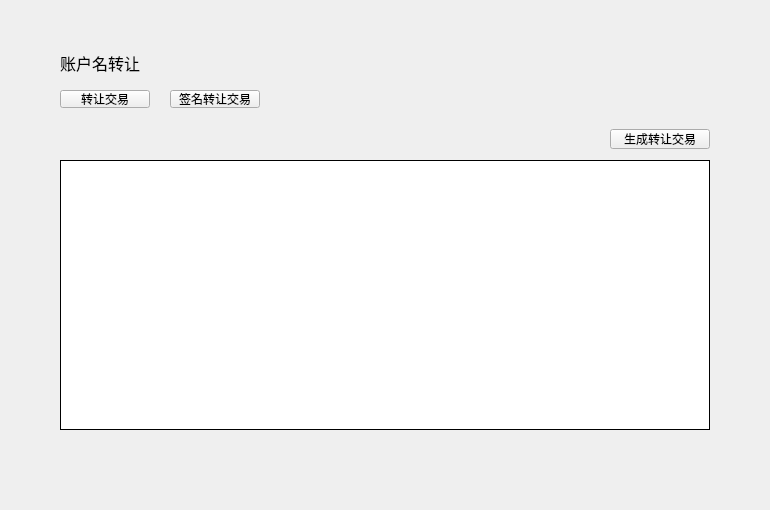
<?xml version="1.0" encoding="UTF-8"?>
<ui version="4.0">
 <class>NameTransferPage</class>
 <widget class="QWidget" name="NameTransferPage">
  <property name="geometry">
   <rect>
    <x>0</x>
    <y>0</y>
    <width>770</width>
    <height>510</height>
   </rect>
  </property>
  <property name="windowTitle">
   <string>Form</string>
  </property>
  <widget class="QLabel" name="title_label">
   <property name="geometry">
    <rect>
     <x>60</x>
     <y>50</y>
     <width>200</width>
     <height>26</height>
    </rect>
   </property>
   <property name="font">
    <font>
     <family>微软雅黑</family>
     <pointsize>12</pointsize>
     <weight>50</weight>
     <italic>false</italic>
     <bold>false</bold>
    </font>
   </property>
   <property name="styleSheet">
    <string notr="true"/>
   </property>
   <property name="text">
    <string>账户名转让</string>
   </property>
  </widget>
  <widget class="QPushButton" name="typeSignBtn">
   <property name="geometry">
    <rect>
     <x>170</x>
     <y>90</y>
     <width>90</width>
     <height>18</height>
    </rect>
   </property>
   <property name="cursor">
    <cursorShape>PointingHandCursor</cursorShape>
   </property>
   <property name="styleSheet">
    <string notr="true"/>
   </property>
   <property name="text">
    <string>签名转让交易</string>
   </property>
  </widget>
  <widget class="QPushButton" name="typeTrxBtn">
   <property name="geometry">
    <rect>
     <x>60</x>
     <y>90</y>
     <width>90</width>
     <height>18</height>
    </rect>
   </property>
   <property name="cursor">
    <cursorShape>PointingHandCursor</cursorShape>
   </property>
   <property name="styleSheet">
    <string notr="true"/>
   </property>
   <property name="text">
    <string>转让交易</string>
   </property>
  </widget>
  <widget class="QStackedWidget" name="stackedWidget">
   <property name="geometry">
    <rect>
     <x>0</x>
     <y>120</y>
     <width>770</width>
     <height>390</height>
    </rect>
   </property>
   <property name="currentIndex">
    <number>0</number>
   </property>
   <widget class="QWidget" name="page1">
    <widget class="QToolButton" name="createTrxBtn">
     <property name="geometry">
      <rect>
       <x>610</x>
       <y>9</y>
       <width>100</width>
       <height>20</height>
      </rect>
     </property>
     <property name="font">
      <font>
       <family>微软雅黑</family>
       <weight>50</weight>
       <italic>false</italic>
       <bold>false</bold>
      </font>
     </property>
     <property name="cursor">
      <cursorShape>PointingHandCursor</cursorShape>
     </property>
     <property name="focusPolicy">
      <enum>Qt::NoFocus</enum>
     </property>
     <property name="styleSheet">
      <string notr="true"/>
     </property>
     <property name="text">
      <string>生成转让交易</string>
     </property>
     <property name="BtnStyle" stdset="0">
      <string>btn1</string>
     </property>
    </widget>
    <widget class="QTableWidget" name="trxTableWidget">
     <property name="geometry">
      <rect>
       <x>60</x>
       <y>40</y>
       <width>650</width>
       <height>270</height>
      </rect>
     </property>
     <property name="cursor" stdset="0">
      <cursorShape>PointingHandCursor</cursorShape>
     </property>
     <property name="layoutDirection">
      <enum>Qt::LeftToRight</enum>
     </property>
     <property name="styleSheet">
      <string notr="true"/>
     </property>
     <property name="frameShape">
      <enum>QFrame::Box</enum>
     </property>
     <property name="frameShadow">
      <enum>QFrame::Plain</enum>
     </property>
     <property name="verticalScrollBarPolicy">
      <enum>Qt::ScrollBarAsNeeded</enum>
     </property>
     <property name="horizontalScrollBarPolicy">
      <enum>Qt::ScrollBarAlwaysOff</enum>
     </property>
     <property name="autoScroll">
      <bool>true</bool>
     </property>
     <property name="editTriggers">
      <set>QAbstractItemView::NoEditTriggers</set>
     </property>
     <property name="selectionMode">
      <enum>QAbstractItemView::NoSelection</enum>
     </property>
     <property name="iconSize">
      <size>
       <width>19</width>
       <height>12</height>
      </size>
     </property>
     <property name="showGrid">
      <bool>true</bool>
     </property>
     <property name="gridStyle">
      <enum>Qt::SolidLine</enum>
     </property>
     <property name="TableStyle" stdset="0">
      <string>table1</string>
     </property>
     <attribute name="horizontalHeaderVisible">
      <bool>false</bool>
     </attribute>
     <attribute name="horizontalHeaderCascadingSectionResizes">
      <bool>false</bool>
     </attribute>
     <attribute name="horizontalHeaderHighlightSections">
      <bool>false</bool>
     </attribute>
     <attribute name="verticalHeaderVisible">
      <bool>false</bool>
     </attribute>
     <attribute name="verticalHeaderHighlightSections">
      <bool>false</bool>
     </attribute>
     <column>
      <property name="text">
       <string>转让者</string>
      </property>
      <property name="font">
       <font>
        <family>微软雅黑</family>
       </font>
      </property>
      <property name="textAlignment">
       <set>AlignCenter</set>
      </property>
     </column>
     <column>
      <property name="text">
       <string>转让给地址</string>
      </property>
      <property name="font">
       <font>
        <family>微软雅黑</family>
       </font>
      </property>
      <property name="textAlignment">
       <set>AlignCenter</set>
      </property>
     </column>
     <column>
      <property name="text">
       <string>新账户名</string>
      </property>
      <property name="font">
       <font>
        <family>微软雅黑</family>
       </font>
      </property>
      <property name="textAlignment">
       <set>AlignCenter</set>
      </property>
     </column>
     <column>
      <property name="text">
       <string>转让费用</string>
      </property>
      <property name="font">
       <font>
        <family>微软雅黑</family>
       </font>
      </property>
      <property name="textAlignment">
       <set>AlignCenter</set>
      </property>
     </column>
     <column>
      <property name="text">
       <string>复制字节码</string>
      </property>
      <property name="font">
       <font>
        <family>微软雅黑</family>
       </font>
      </property>
      <property name="textAlignment">
       <set>AlignCenter</set>
      </property>
     </column>
     <column>
      <property name="text">
       <string>状态</string>
      </property>
      <property name="font">
       <font>
        <family>微软雅黑</family>
       </font>
      </property>
      <property name="textAlignment">
       <set>AlignCenter</set>
      </property>
     </column>
     <column>
      <property name="text">
       <string/>
      </property>
     </column>
    </widget>
   </widget>
   <widget class="QWidget" name="page2">
    <widget class="QLabel" name="label">
     <property name="geometry">
      <rect>
       <x>60</x>
       <y>20</y>
       <width>260</width>
       <height>18</height>
      </rect>
     </property>
     <property name="styleSheet">
      <string notr="true">QLabel{font: 11px &quot;微软雅黑&quot;;color:rgb(52,37,90);}</string>
     </property>
     <property name="text">
      <string>输入转让交易字节码</string>
     </property>
    </widget>
    <widget class="QLineEdit" name="trxCodeLineEdit">
     <property name="geometry">
      <rect>
       <x>60</x>
       <y>44</y>
       <width>650</width>
       <height>24</height>
      </rect>
     </property>
    </widget>
    <widget class="QToolButton" name="signBtn">
     <property name="geometry">
      <rect>
       <x>337</x>
       <y>310</y>
       <width>96</width>
       <height>30</height>
      </rect>
     </property>
     <property name="font">
      <font>
       <family>微软雅黑</family>
       <pointsize>10</pointsize>
      </font>
     </property>
     <property name="cursor">
      <cursorShape>PointingHandCursor</cursorShape>
     </property>
     <property name="focusPolicy">
      <enum>Qt::NoFocus</enum>
     </property>
     <property name="styleSheet">
      <string notr="true"/>
     </property>
     <property name="text">
      <string>签名</string>
     </property>
     <property name="BtnStyle" stdset="0">
      <string>ok</string>
     </property>
    </widget>
    <widget class="QWidget" name="widget" native="true">
     <property name="geometry">
      <rect>
       <x>60</x>
       <y>80</y>
       <width>651</width>
       <height>210</height>
      </rect>
     </property>
     <property name="styleSheet">
      <string notr="true">QLabel{font: 11px &quot;微软雅黑&quot;;color:rgb(52,37,90);}
#widget{background-color: rgb(255, 255, 255);border-radius:15px;}</string>
     </property>
     <widget class="QLabel" name="label_3">
      <property name="geometry">
       <rect>
        <x>30</x>
        <y>10</y>
        <width>100</width>
        <height>30</height>
       </rect>
      </property>
      <property name="font">
       <font>
        <family>微软雅黑</family>
        <pointsize>-1</pointsize>
        <weight>50</weight>
        <italic>false</italic>
        <bold>false</bold>
       </font>
      </property>
      <property name="text">
       <string>转让者</string>
      </property>
      <property name="alignment">
       <set>Qt::AlignLeading|Qt::AlignLeft|Qt::AlignVCenter</set>
      </property>
     </widget>
     <widget class="QLabel" name="fromLabel">
      <property name="geometry">
       <rect>
        <x>30</x>
        <y>40</y>
        <width>150</width>
        <height>30</height>
       </rect>
      </property>
      <property name="font">
       <font>
        <family>微软雅黑 Light</family>
        <pointsize>-1</pointsize>
        <weight>50</weight>
        <italic>false</italic>
        <bold>false</bold>
       </font>
      </property>
      <property name="styleSheet">
       <string notr="true">QLabel{border-top:none;border-left:none;border-right:none;border-bottom:1px solid rgb(229,229,229);font: 13px &quot;微软雅黑 Light&quot;;color: rgb(51, 51, 51);padding:0px 0px 0px 5px;}</string>
      </property>
      <property name="text">
       <string/>
      </property>
      <property name="alignment">
       <set>Qt::AlignLeading|Qt::AlignLeft|Qt::AlignVCenter</set>
      </property>
      <property name="textInteractionFlags">
       <set>Qt::LinksAccessibleByMouse|Qt::TextSelectableByMouse</set>
      </property>
     </widget>
     <widget class="QLabel" name="sendtoLabel">
      <property name="geometry">
       <rect>
        <x>260</x>
        <y>100</y>
        <width>300</width>
        <height>30</height>
       </rect>
      </property>
      <property name="font">
       <font>
        <family>微软雅黑 Light</family>
        <pointsize>-1</pointsize>
        <weight>50</weight>
        <italic>false</italic>
        <bold>false</bold>
       </font>
      </property>
      <property name="styleSheet">
       <string notr="true">QLabel{border-top:none;border-left:none;border-right:none;border-bottom:1px solid rgb(229,229,229);font: 13px &quot;微软雅黑 Light&quot;;color: rgb(51, 51, 51);padding:0px 0px 0px 5px;}</string>
      </property>
      <property name="text">
       <string/>
      </property>
      <property name="alignment">
       <set>Qt::AlignLeading|Qt::AlignLeft|Qt::AlignVCenter</set>
      </property>
      <property name="textInteractionFlags">
       <set>Qt::LinksAccessibleByMouse|Qt::TextSelectableByMouse</set>
      </property>
     </widget>
     <widget class="QLabel" name="label_2">
      <property name="geometry">
       <rect>
        <x>260</x>
        <y>70</y>
        <width>100</width>
        <height>30</height>
       </rect>
      </property>
      <property name="font">
       <font>
        <family>微软雅黑</family>
        <pointsize>-1</pointsize>
        <weight>50</weight>
        <italic>false</italic>
        <bold>false</bold>
       </font>
      </property>
      <property name="text">
       <string>转让给地址</string>
      </property>
      <property name="alignment">
       <set>Qt::AlignLeading|Qt::AlignLeft|Qt::AlignVCenter</set>
      </property>
     </widget>
     <widget class="QLabel" name="amountLabel">
      <property name="geometry">
       <rect>
        <x>30</x>
        <y>100</y>
        <width>150</width>
        <height>30</height>
       </rect>
      </property>
      <property name="font">
       <font>
        <family>微软雅黑 Light</family>
        <pointsize>-1</pointsize>
        <weight>50</weight>
        <italic>false</italic>
        <bold>false</bold>
       </font>
      </property>
      <property name="styleSheet">
       <string notr="true">QLabel{border-top:none;border-left:none;border-right:none;border-bottom:1px solid rgb(229,229,229);font: 13px &quot;微软雅黑 Light&quot;;color: rgb(51, 51, 51);padding:0px 0px 0px 5px;}</string>
      </property>
      <property name="text">
       <string/>
      </property>
      <property name="alignment">
       <set>Qt::AlignLeading|Qt::AlignLeft|Qt::AlignVCenter</set>
      </property>
      <property name="textInteractionFlags">
       <set>Qt::LinksAccessibleByMouse|Qt::TextSelectableByMouse</set>
      </property>
     </widget>
     <widget class="QLabel" name="expirationLabel">
      <property name="geometry">
       <rect>
        <x>260</x>
        <y>160</y>
        <width>300</width>
        <height>30</height>
       </rect>
      </property>
      <property name="font">
       <font>
        <family>微软雅黑 Light</family>
        <pointsize>-1</pointsize>
        <weight>50</weight>
        <italic>false</italic>
        <bold>false</bold>
       </font>
      </property>
      <property name="styleSheet">
       <string notr="true">QLabel{border-top:none;border-left:none;border-right:none;border-bottom:1px solid rgb(229,229,229);font: 13px &quot;微软雅黑 Light&quot;;color: rgb(51, 51, 51);padding:0px 0px 0px 5px;}</string>
      </property>
      <property name="text">
       <string/>
      </property>
      <property name="alignment">
       <set>Qt::AlignLeading|Qt::AlignLeft|Qt::AlignVCenter</set>
      </property>
      <property name="textInteractionFlags">
       <set>Qt::LinksAccessibleByMouse|Qt::TextSelectableByMouse</set>
      </property>
     </widget>
     <widget class="QLabel" name="label_4">
      <property name="geometry">
       <rect>
        <x>30</x>
        <y>70</y>
        <width>100</width>
        <height>30</height>
       </rect>
      </property>
      <property name="font">
       <font>
        <family>微软雅黑</family>
        <pointsize>-1</pointsize>
        <weight>50</weight>
        <italic>false</italic>
        <bold>false</bold>
       </font>
      </property>
      <property name="text">
       <string>转让费用</string>
      </property>
      <property name="alignment">
       <set>Qt::AlignLeading|Qt::AlignLeft|Qt::AlignVCenter</set>
      </property>
     </widget>
     <widget class="QLabel" name="label_5">
      <property name="geometry">
       <rect>
        <x>260</x>
        <y>130</y>
        <width>100</width>
        <height>30</height>
       </rect>
      </property>
      <property name="font">
       <font>
        <family>微软雅黑</family>
        <pointsize>-1</pointsize>
        <weight>50</weight>
        <italic>false</italic>
        <bold>false</bold>
       </font>
      </property>
      <property name="text">
       <string>失效时间</string>
      </property>
      <property name="alignment">
       <set>Qt::AlignLeading|Qt::AlignLeft|Qt::AlignVCenter</set>
      </property>
     </widget>
     <widget class="QLabel" name="fromAddressLabel">
      <property name="geometry">
       <rect>
        <x>260</x>
        <y>40</y>
        <width>300</width>
        <height>30</height>
       </rect>
      </property>
      <property name="font">
       <font>
        <family>微软雅黑 Light</family>
        <pointsize>-1</pointsize>
        <weight>50</weight>
        <italic>false</italic>
        <bold>false</bold>
       </font>
      </property>
      <property name="styleSheet">
       <string notr="true">QLabel{border-top:none;border-left:none;border-right:none;border-bottom:1px solid rgb(229,229,229);font: 13px &quot;微软雅黑 Light&quot;;color: rgb(51, 51, 51);padding:0px 0px 0px 5px;}</string>
      </property>
      <property name="text">
       <string/>
      </property>
      <property name="alignment">
       <set>Qt::AlignLeading|Qt::AlignLeft|Qt::AlignVCenter</set>
      </property>
      <property name="textInteractionFlags">
       <set>Qt::LinksAccessibleByMouse|Qt::TextSelectableByMouse</set>
      </property>
     </widget>
     <widget class="QLabel" name="label_6">
      <property name="geometry">
       <rect>
        <x>260</x>
        <y>10</y>
        <width>100</width>
        <height>30</height>
       </rect>
      </property>
      <property name="font">
       <font>
        <family>微软雅黑</family>
        <pointsize>-1</pointsize>
        <weight>50</weight>
        <italic>false</italic>
        <bold>false</bold>
       </font>
      </property>
      <property name="text">
       <string>转让者地址</string>
      </property>
      <property name="alignment">
       <set>Qt::AlignLeading|Qt::AlignLeft|Qt::AlignVCenter</set>
      </property>
     </widget>
     <widget class="QLabel" name="feeLabel">
      <property name="geometry">
       <rect>
        <x>30</x>
        <y>160</y>
        <width>150</width>
        <height>30</height>
       </rect>
      </property>
      <property name="font">
       <font>
        <family>微软雅黑 Light</family>
        <pointsize>-1</pointsize>
        <weight>50</weight>
        <italic>false</italic>
        <bold>false</bold>
       </font>
      </property>
      <property name="styleSheet">
       <string notr="true">QLabel{border-top:none;border-left:none;border-right:none;border-bottom:1px solid rgb(229,229,229);font: 13px &quot;微软雅黑 Light&quot;;color: rgb(51, 51, 51);padding:0px 0px 0px 5px;}</string>
      </property>
      <property name="text">
       <string/>
      </property>
      <property name="alignment">
       <set>Qt::AlignLeading|Qt::AlignLeft|Qt::AlignVCenter</set>
      </property>
      <property name="textInteractionFlags">
       <set>Qt::LinksAccessibleByMouse|Qt::TextSelectableByMouse</set>
      </property>
     </widget>
     <widget class="QLabel" name="label_7">
      <property name="geometry">
       <rect>
        <x>30</x>
        <y>130</y>
        <width>100</width>
        <height>30</height>
       </rect>
      </property>
      <property name="font">
       <font>
        <family>微软雅黑</family>
        <pointsize>-1</pointsize>
        <weight>50</weight>
        <italic>false</italic>
        <bold>false</bold>
       </font>
      </property>
      <property name="text">
       <string>手续费</string>
      </property>
      <property name="alignment">
       <set>Qt::AlignLeading|Qt::AlignLeft|Qt::AlignVCenter</set>
      </property>
     </widget>
    </widget>
    <zorder>widget</zorder>
    <zorder>label</zorder>
    <zorder>trxCodeLineEdit</zorder>
    <zorder>signBtn</zorder>
   </widget>
  </widget>
 </widget>
 <resources/>
 <connections/>
</ui>
